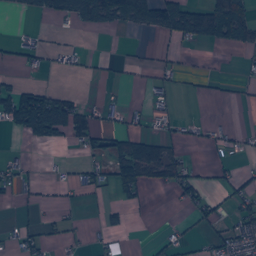
#> input picture bck/data/rsvqa_lr/Images_LR/107.tif, 256 x 256 px
$ python -i tool.py   (imports and definitions only)
#> lines starting #> are read from the running program, lines starting #| are printed output that depends on the picture; after the words box and inside, x2 and y2 are one past the last pixel; in counts of white or black regions, pixels touching at a corner belong together
#> further down, picture is the input picture: PIL image 256x256 RGB; mean R, G, B 59.6, 67.6, 80.5
"""Single-image VQA tool coordinating answer, claim-grounding, and bbox-grounding passes."""

from __future__ import annotations

import re
import time
from dataclasses import dataclass
from typing import Protocol

import numpy as np
from PIL import Image
from skimage.filters import threshold_otsu
from skimage.measure import label, regionprops

GROUNDING_PROMPT = """Review the candidate answer against the image itself.
Return only claims that are directly visible in the image, one claim per line.
Preserve the candidate claim wording exactly where it is supported.
Omit unsupported claims. Do not add explanations.

Original question: {question}
Candidate answer: {candidate_answer}
"""
BULLET_PREFIX = re.compile(r"^(?:[-*•]\s*|\d+[.)]\s*)")
SUPPORTED_PREFIX = re.compile(r"^supported\s*:\s*", re.IGNORECASE)
UNSUPPORTED_PREFIX = re.compile(r"^unsupported\s*:", re.IGNORECASE)

# Trigger words for spatial-ask questions ("Where is the flooding?", "Highlight the
# river"). Deliberately narrow — bbox grounding costs an extra model pass, so it only
# runs when the question actually asks for a location, not on every query.
SPATIAL_TRIGGER_PATTERN = re.compile(r"\b(highlight|locate|where|point out)\b", re.IGNORECASE)

# InternVL's own documented grounding prompt (model card / FAQ): "Please provide the
# bounding box coordinate(s) of the region this sentence describes: <ref>{}</ref>".
# Native output echoes back "<ref>{expression}</ref><box>[[x1,y1,x2,y2]]</box>" with
# coordinates on InternVL's normalized 0-1000 scale, not raw pixels.
BBOX_GROUNDING_PROMPT = (
    "Please provide the bounding box coordinate of the region this sentence describes: "
    "<ref>{expression}</ref>"
)
BOX_TAG_PATTERN = re.compile(
    r"<box>\s*\[\s*\[\s*(-?\d+(?:\.\d+)?)\s*,\s*(-?\d+(?:\.\d+)?)\s*,"
    r"\s*(-?\d+(?:\.\d+)?)\s*,\s*(-?\d+(?:\.\d+)?)\s*\]\s*\]\s*</box>"
)
_INTERNVL_BOX_SCALE = 1000

# InternVL3's single-tile input size. app.models.internvl.prepare_pixel_values resizes to this
# with bicubic; to_vqa_input does the same resize without torch so the image can be sent to a
# remote model already at input size (tests/tools/test_inference_equivalence.py proves the
# model sees identical pixels either way).
VQA_INPUT_SIZE = 448


class VqaModel(Protocol):
    """Structural model interface that keeps the tool independent from app.models."""

    model_id: str
    device: str
    active_model_identity: str | None

    def generate(self, image: Image.Image, prompt: str) -> str:
        """Generate model text for one image and prompt."""
        ...


class VqaToolError(RuntimeError):
    """Raised when model output cannot form a valid VQA tool result."""


@dataclass(frozen=True, slots=True)
class VqaToolResult:
    """Raw VQA answer and grounded observations with actual execution provenance."""

    source_asset_id: str
    raw_answer: str
    supporting_observations: tuple[str, ...]
    raw_grounding_output: str
    model_id: str
    device: str
    timing_seconds: float
    bbox: list[int] | None = None
    bbox_label: str | None = None
    bbox_source: str | None = None  # "internvl_native" | "otsu_fallback" | None
    raw_bbox_output: str | None = None


@dataclass(frozen=True, slots=True)
class VqaPasses:
    """Raw model text from each VQA pass, with that pass's own wall-clock timing.

    This is the only part of VQA that needs the model; it is what a remote inference service
    returns. Everything derived from it (parsing, bbox scaling, Otsu fallback) runs in
    build_vqa_result against the original image.
    """

    raw_answer: str
    raw_grounding_output: str
    raw_bbox_output: str | None
    answer_seconds: float
    grounding_seconds: float
    bbox_seconds: float | None


# [141 lines left out: functions run_vqa_passes, build_vqa_result, execute_vqa, to_vqa_input, _parse_supporting_observations, _parse_native_bbox, not called in this run]


def _otsu_fallback_bbox(image: Image.Image) -> list[int] | None:
    """Bbox of the largest Otsu-thresholded region, when native grounding fails.

    Reuses the same `skimage.filters.threshold_otsu` primitive as
    `app.tools.fusion.sar_water_mask` (ROHAN-003's SAR water segmentation), applied
    to grayscale intensity: an arbitrary optical query image carries no NIR band, so
    a true NDWI ratio cannot be computed here, and low intensity is used as the
    foreground heuristic in the same spirit as that module's "water = low
    backscatter" rule. This is a deliberately coarse fallback, not a calibrated
    detector — it locates the darkest coherent region, nothing more specific.
    """
    grayscale = np.asarray(image.convert("L"), dtype=np.float64)
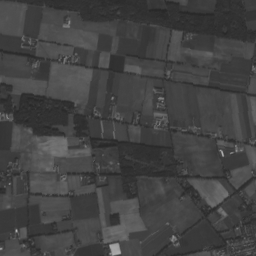
#> grayscale: shape (256, 256) float64; min 39, max 182, mean 66.7
    if grayscale.min() == grayscale.max():
        return None
    threshold = threshold_otsu(grayscale)
#> threshold = 68.88
    mask = grayscale <= threshold
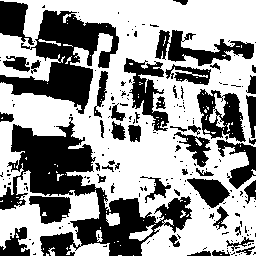
#> mask: shape (256, 256) bool; 59.7% white; 213 black regions (163 under 20 px), largest, box (x1, y1, x2, y2) and area: (0, 117, 192, 256) 8607, (0, 10, 119, 114) 5066, (155, 30, 254, 66) 1526
    labeled = label(mask)
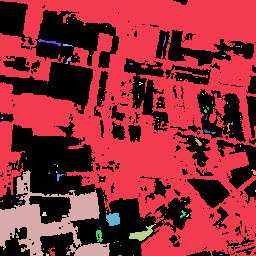
#> labeled: shape (256, 256) int32; 103 distinct labels, from 0 to 102; one colour per label, 0 black
    if labeled.max() == 0:
        return None
    largest = max(regionprops(labeled), key=lambda region: region.area)
    min_row, min_col, max_row, max_col = largest.bbox
#> min_row = 0; min_col = 0; max_row = 256; max_col = 256
    if max_col <= min_col or max_row <= min_row:
        return None
    return [int(min_col), int(min_row), int(max_col), int(max_row)]

>>> from PIL import Image
>>> picture = Image.open('../../../data/rsvqa_lr/Images_LR/107.tif')
>>> result = _otsu_fallback_bbox(picture)
#> result = [0, 0, 256, 256]

$ run again, on bck/data/rsvqa_lr/Images_LR/121.tif
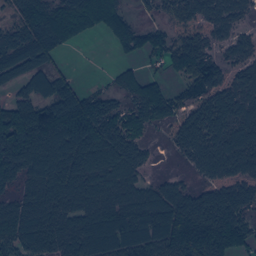
#> input picture bck/data/rsvqa_lr/Images_LR/121.tif, 256 x 256 px
#> picture is the input picture: PIL image 256x256 RGB; mean R, G, B 40.9, 55.9, 71.4
#> threshold = 56.78
#> in _otsu_fallback_bbox, `mask = grayscale <= threshold`:
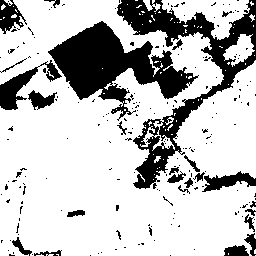
#> mask: shape (256, 256) bool; 75.5% white; 204 black regions (179 under 20 px), largest, box (x1, y1, x2, y2) and area: (48, 21, 199, 121) 5971, (117, 0, 256, 189) 5920, (0, 60, 62, 110) 914
#> in _otsu_fallback_bbox, `labeled = label(mask)`:
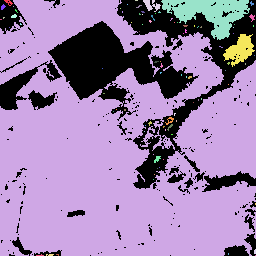
#> labeled: shape (256, 256) int32; 89 distinct labels, from 0 to 88; one colour per label, 0 black
#> min_row = 0; max_row = 256
#> result = [0, 0, 256, 256]

$ run again, on bck/data/rsvqa_lr/Images_LR/130.tif
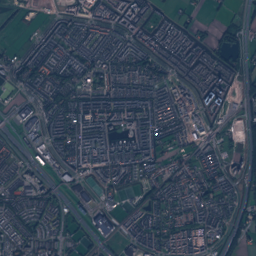
#> input picture bck/data/rsvqa_lr/Images_LR/130.tif, 256 x 256 px
#> picture is the input picture: PIL image 256x256 RGB; mean R, G, B 58.9, 71, 85.9
#> threshold = 76.23
#> in _otsu_fallback_bbox, `mask = grayscale <= threshold`:
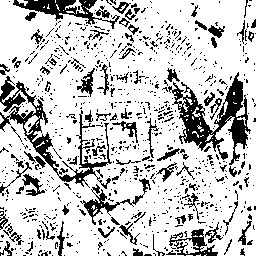
#> mask: shape (256, 256) bool; 78.1% white; 850 black regions (756 under 20 px), largest, box (x1, y1, x2, y2) and area: (168, 72, 251, 165) 2461, (0, 76, 112, 189) 2159, (13, 0, 120, 29) 968
#> in _otsu_fallback_bbox, `labeled = label(mask)`:
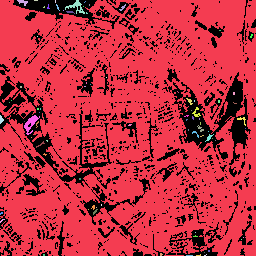
#> labeled: shape (256, 256) int32; 85 distinct labels, from 0 to 84; one colour per label, 0 black
#> min_row = 0; max_row = 256
#> result = [0, 0, 256, 256]

$ run again, on bck/data/rsvqa_lr/Images_LR/140.tif
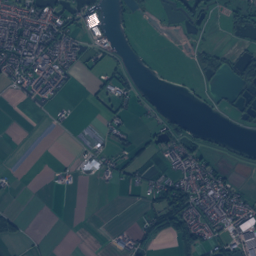
#> input picture bck/data/rsvqa_lr/Images_LR/140.tif, 256 x 256 px
#> picture is the input picture: PIL image 256x256 RGB; mean R, G, B 53.2, 71.3, 82.9
#> threshold = 73.2
#> in _otsu_fallback_bbox, `mask = grayscale <= threshold`:
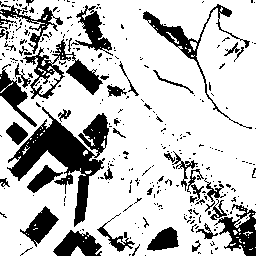
#> mask: shape (256, 256) bool; 76.5% white; 309 black regions (264 under 20 px), largest, box (x1, y1, x2, y2) and area: (7, 107, 109, 227) 3897, (23, 39, 103, 99) 1397, (143, 4, 252, 129) 1164
#> in _otsu_fallback_bbox, `labeled = label(mask)`:
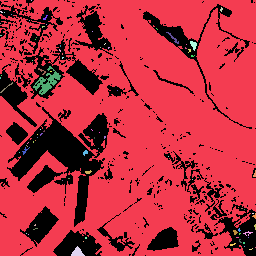
#> labeled: shape (256, 256) int32; 88 distinct labels, from 0 to 87; one colour per label, 0 black
#> min_row = 0; max_row = 256
#> result = [0, 0, 256, 256]
